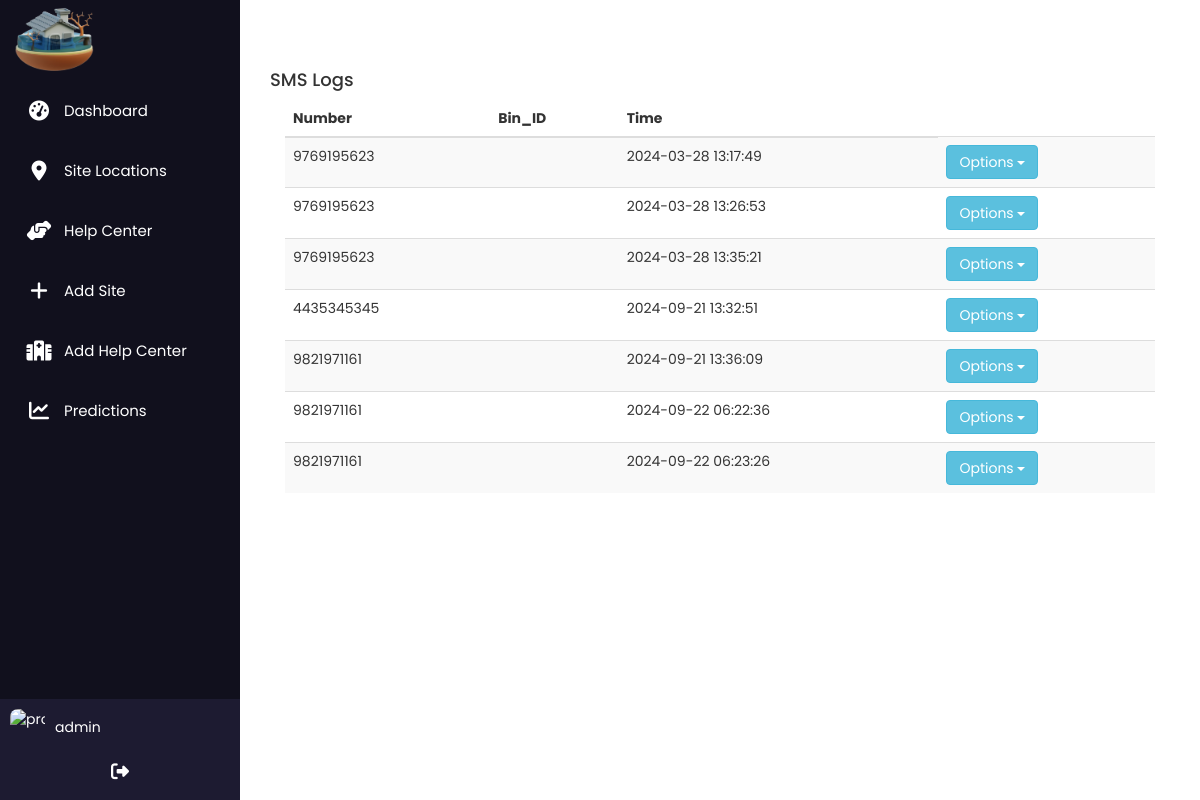
The app's page /sms_logs.php (signed in) with its own data.
### tables this page shows
CREATE TABLE `sms` (
  `id` int(255) NOT NULL,
  `time` varchar(255) NOT NULL,
  `number` varchar(255) NOT NULL,
  `site_id` int(255) NOT NULL,
  `alert_type` int(255) NOT NULL
);

### sms_logs.php (the view, shortened to what this page needs)
<?php  include 'header.php'; ?>
<html>
  <div id="page-wrapper">
    <div class="container-fluid">
      <div class="row bg-title">
        <div class="col-lg-9 col-sm-8 col-md-8 col-xs-12">
          <h4 class="page-title">SMS Logs</h4>
        </div>
      </div>
     <div class="row">
        <div class="col-lg-12 col-sm-12 col-xs-12">
          <div class="white-box">
            <div class="tab-content">
              <div role="tabpanel" class="tab-pane active" id="home">
                <div class="col-md-12">
      <div class="row">
        <div class="col-sm-12">
          <div class="white-box">
            <div class="table-responsive" style="overflow-x: hidden;">
            <table id="myTable" class="table table-striped">
              <thead>
                <tr>
                  <th>Number</th>
                  <th>Bin_ID</th>
                  <th>Time</th>
                </tr>
              </thead>
              <tbody>
<?php
      $query = "SELECT * FROM `sms`";
       $result = mysqli_query($link,$query);
                  while( $row3 = mysqli_fetch_assoc( $result ) )
                      {
                        $date = date("Y-m-d H:i:s",$row3['time'] );
                        echo"<td>{$row3['number']}</td>";
                        echo"<td>{$row3['bin_id']}</td>";
                        echo"<td>{$date}</td>";
                      ?>
         <td>
    <div class="btn-group m-r-12">
      <button aria-expanded="false" data-toggle="dropdown" class="btn btn-info dropdown-toggle waves-effect waves-light" type="button">Options <span class="caret"></span></button>
    </div>
       </td></tr>
              <?php
           }
          ?>
              </tbody>
            </table>
      <br>
      <br>
      <br>
      <br>
            </div>
          </div>
        </div>
      </div>
                </div>
                <div class="clearfix"></div>
              </div>
            </div>
          </div>
        </div>
    </div>
  </div>
</div>
</body>
</html>

### header.php (style rules this page uses)
* { margin: 0; padding: 0; box-sizing: border-box; font-family: 'Poppins', sans-serif; }
body { min-height: 100vh; background: #f3f4f6; }
.container-fluid { padding: 15px; width: 100%; }
.table-responsive { width: 100%; margin-bottom: 15px; overflow-y: hidden; -ms-overflow-style: -ms-autohiding-scrollbar; }

### records on screen
sms: number "9769195623", time "2024-03-28 13:17:49"
sms: number "9769195623", time "2024-03-28 13:26:53"
sms: number "9769195623", time "2024-03-28 13:35:21"
sms: number "4435345345", time "2024-09-21 13:32:51"
sms: number "9821971161", time "2024-09-21 13:36:09"
sms: number "9821971161", time "2024-09-22 06:22:36"
sms: number "9821971161", time "2024-09-22 06:23:26"

### other values on screen
$username "admin"
